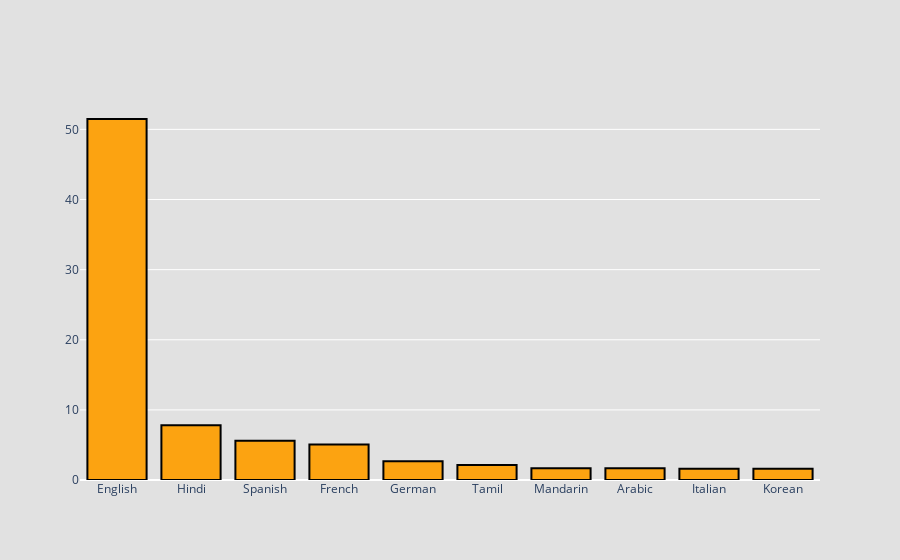

Notebook code cell kept with this figure:
### Code cell
fig = go.Figure(data=[go.Bar(x=df.index, y=df['count'].to_list())])
fig.update_traces(marker_color='#fca311', marker_line_color='black',
                  marker_line_width=2)
fig.update_traces(marker=dict(line=dict(color='black', width=2)), textfont=dict(family="Helvetica",size=16,color="black"),hoverlabel=dict(font_size=14,font_family="Helvetica"))
fig.update_layout(paper_bgcolor="#e1e1e1", plot_bgcolor = 'rgba(0, 0, 0, 0)', hoverlabel_bordercolor='black' )
fig.show()

### Figure 1 — Plotly figure (JSON) as saved in the notebook; plotly's stock layout.template omitted (floating-point values rounded to 4 significant figures)
{"data": [{"hoverlabel": {"font": {"family": "Helvetica", "size": 14}}, "marker": {"color": "#fca311", "line": {"color": "black", "width": 2}}, "textfont": {"color": "black", "family": "Helvetica", "size": 16}, "type": "bar", "x": ["English", "Hindi", "Spanish", "French", "German", "Tamil", "Mandarin", "Arabic", "Italian", "Korean"], "y": [51.48, 7.81, 5.61, 5.08, 2.66, 2.14, 1.68, 1.67, 1.61, 1.59]}], "layout": {"hoverlabel": {"bordercolor": "black"}, "paper_bgcolor": "#e1e1e1", "plot_bgcolor": "rgba(0, 0, 0, 0)"}}
